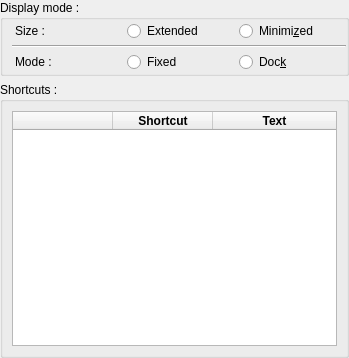
<?xml version="1.0" encoding="UTF-8"?>
<ui version="4.0">
 <class>QQPalmiSettings</class>
 <widget class="QWidget" name="QQPalmiSettings">
  <property name="geometry">
   <rect>
    <x>0</x>
    <y>0</y>
    <width>349</width>
    <height>358</height>
   </rect>
  </property>
  <property name="windowTitle">
   <string>Form</string>
  </property>
  <layout class="QVBoxLayout" name="verticalLayout_2">
   <property name="leftMargin">
    <number>0</number>
   </property>
   <property name="topMargin">
    <number>0</number>
   </property>
   <property name="rightMargin">
    <number>0</number>
   </property>
   <property name="bottomMargin">
    <number>0</number>
   </property>
   <item>
    <widget class="QGroupBox" name="groupBox_2">
     <property name="title">
      <string>Display mode :</string>
     </property>
     <layout class="QVBoxLayout" name="verticalLayout">
      <property name="spacing">
       <number>3</number>
      </property>
      <property name="topMargin">
       <number>0</number>
      </property>
      <property name="rightMargin">
       <number>0</number>
      </property>
      <property name="bottomMargin">
       <number>0</number>
      </property>
      <item>
       <widget class="QWidget" name="widget" native="true">
        <layout class="QHBoxLayout" name="horizontalLayout_3">
         <property name="leftMargin">
          <number>3</number>
         </property>
         <property name="topMargin">
          <number>1</number>
         </property>
         <property name="rightMargin">
          <number>1</number>
         </property>
         <property name="bottomMargin">
          <number>1</number>
         </property>
         <item>
          <widget class="QLabel" name="label">
           <property name="text">
            <string>Size :</string>
           </property>
          </widget>
         </item>
         <item>
          <widget class="QRadioButton" name="dmExtendedRB">
           <property name="text">
            <string>Extended</string>
           </property>
          </widget>
         </item>
         <item>
          <widget class="QRadioButton" name="dmMinimizedRB">
           <property name="text">
            <string>Minimi&amp;zed</string>
           </property>
          </widget>
         </item>
        </layout>
       </widget>
      </item>
      <item>
       <widget class="Line" name="line">
        <property name="orientation">
         <enum>Qt::Horizontal</enum>
        </property>
       </widget>
      </item>
      <item>
       <widget class="QWidget" name="widget_2" native="true">
        <layout class="QHBoxLayout" name="horizontalLayout">
         <property name="leftMargin">
          <number>3</number>
         </property>
         <property name="topMargin">
          <number>1</number>
         </property>
         <property name="rightMargin">
          <number>1</number>
         </property>
         <property name="bottomMargin">
          <number>1</number>
         </property>
         <item>
          <widget class="QLabel" name="label_2">
           <property name="text">
            <string>Mode :</string>
           </property>
          </widget>
         </item>
         <item>
          <widget class="QRadioButton" name="dmFixedRB">
           <property name="text">
            <string>Fixed</string>
           </property>
          </widget>
         </item>
         <item>
          <widget class="QRadioButton" name="dmDockRB">
           <property name="text">
            <string>Doc&amp;k</string>
           </property>
          </widget>
         </item>
        </layout>
       </widget>
      </item>
     </layout>
    </widget>
   </item>
   <item>
    <widget class="QGroupBox" name="groupBox">
     <property name="title">
      <string>Shortcuts :</string>
     </property>
     <layout class="QVBoxLayout" name="verticalLayout_3">
      <item>
       <widget class="QQPalmiSettingsTableWidget" name="shortcutsTable">
        <property name="columnCount">
         <number>3</number>
        </property>
        <attribute name="horizontalHeaderStretchLastSection">
         <bool>true</bool>
        </attribute>
        <attribute name="verticalHeaderVisible">
         <bool>false</bool>
        </attribute>
        <attribute name="verticalHeaderStretchLastSection">
         <bool>false</bool>
        </attribute>
        <column>
         <property name="text">
          <string/>
         </property>
        </column>
        <column>
         <property name="text">
          <string>Shortcut</string>
         </property>
         <property name="font">
          <font>
           <weight>75</weight>
           <bold>true</bold>
          </font>
         </property>
        </column>
        <column>
         <property name="text">
          <string>Text</string>
         </property>
         <property name="font">
          <font>
           <weight>75</weight>
           <bold>true</bold>
          </font>
         </property>
        </column>
       </widget>
      </item>
     </layout>
    </widget>
   </item>
  </layout>
 </widget>
 <customwidgets>
  <customwidget>
   <class>QQPalmiSettingsTableWidget</class>
   <extends>QTableWidget</extends>
   <header>ui/settingsmanager/qqpalmisettingstablewidget.h</header>
  </customwidget>
 </customwidgets>
 <resources/>
 <connections/>
</ui>
